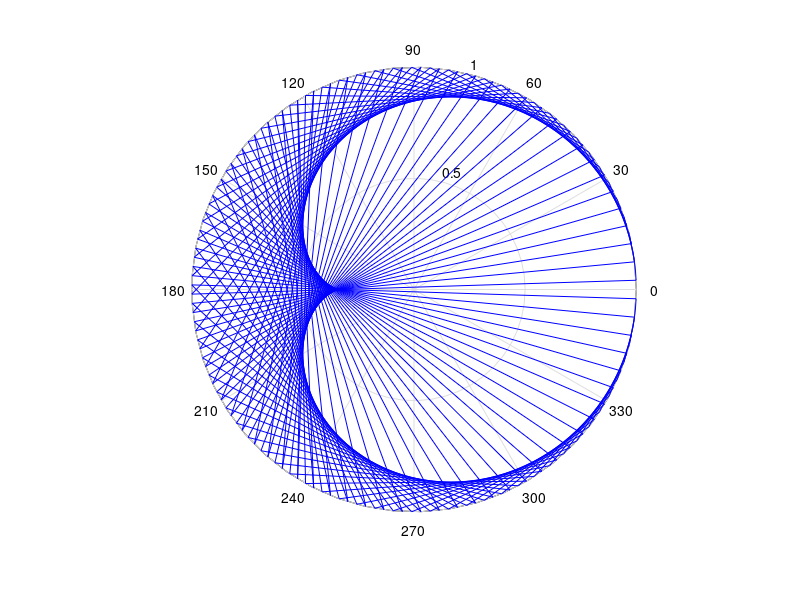

Write the MATLAB code that produced this figure.
%inspired by: https://www.youtube.com/watch?v=qhbuKbxJsk8
%Times Tables
%Angkur Ghosh Priyam

close all
clc

times=2;
number_of_points=151;

for m=0:1:number_of_points
    x=m*((2*pi)/number_of_points);
    y=times*x;
    radius=[1 1];
    theta=[x y];
    polar(theta,radius,'b');
    hold on
end